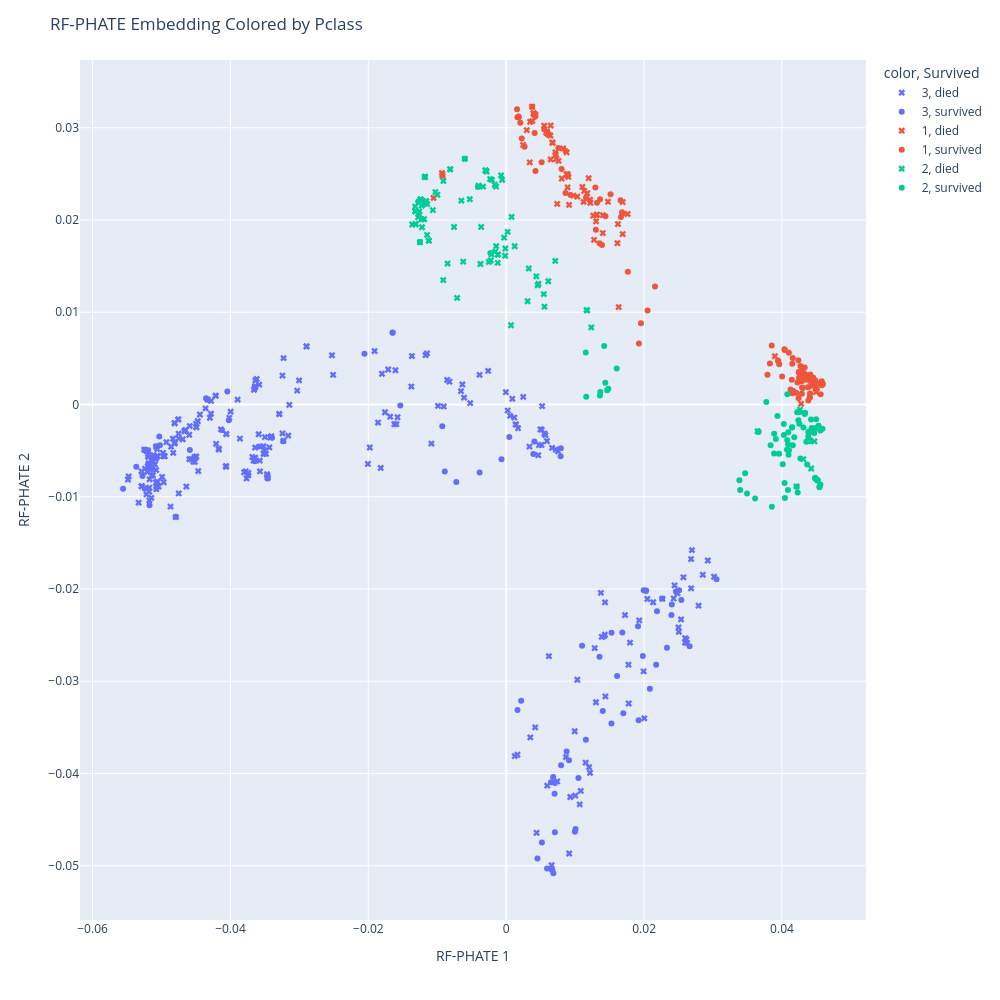

Source (notebook cell):
### Markdown cell above
We can take a closer look using `plotly` for an interactive scatterplot. (You can install `plotly` with `pip install plotly`).

### Code cell
import plotly.express as px

fig = px.scatter(data, x=emb[:, 0], y=emb[:, 1], color=data['Pclass'].astype(str), symbol=data['Survived'], 
                 symbol_map={'died': 'x', 'survived': 'circle'}, hover_data=['Survived', 'Pclass', 'Sex', 'Age', 'Fare'],
                 height=1000, width=1000)
fig.update_layout(title='RF-PHATE Embedding Colored by Pclass', xaxis_title='RF-PHATE 1', yaxis_title='RF-PHATE 2')
fig.show()
